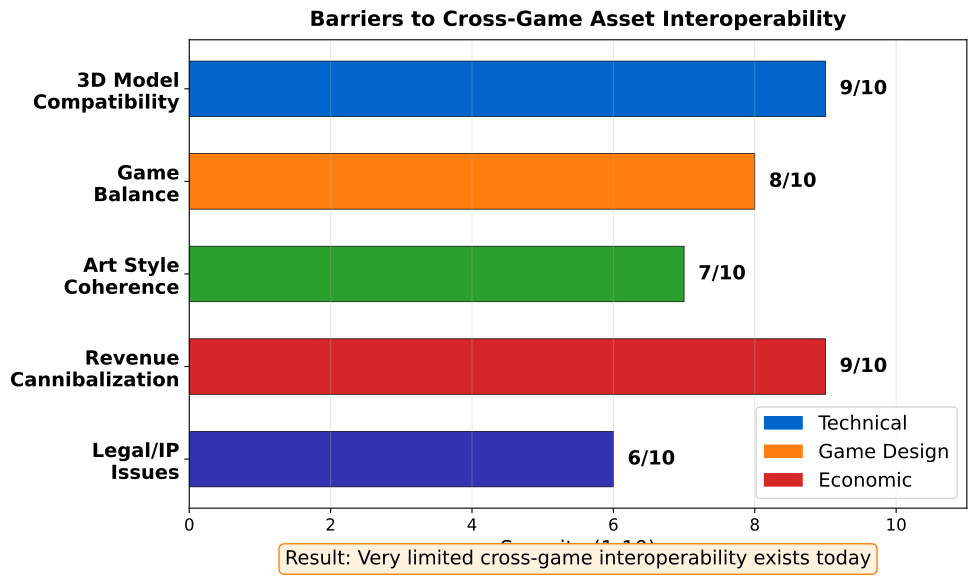

Write Python code to recreate this figure.
"""
Interoperability Barriers
Horizontal bar chart showing challenges to cross-game assets
"""

import matplotlib.pyplot as plt
import numpy as np
from pathlib import Path

CHART_METADATA = {
    'title': 'Interoperability Barriers',
    'url': 'https://github.com/Digital-AI-Finance/Blockchain_Crypto/tree/main/Module_C_NFTs_Digital_Assets/L26_Gaming_NFTs_Metaverse/charts/04_interoperability_barriers'
}

plt.rcParams.update({
    'font.size': 14,
    'axes.labelsize': 14,
    'axes.titlesize': 16,
    'xtick.labelsize': 12,
    'ytick.labelsize': 12,
    'legend.fontsize': 12,
    'figure.figsize': (10, 6),
    'figure.dpi': 150
})

MLPURPLE = '#3333B2'
MLBLUE = '#0066CC'
MLORANGE = '#FF7F0E'
MLGREEN = '#2CA02C'
MLRED = '#D62728'

fig, ax = plt.subplots(figsize=(10, 6))

# Barriers and their severity (1-10)
barriers = [
    ('3D Model\nCompatibility', 9, 'Technical'),
    ('Game\nBalance', 8, 'Game Design'),
    ('Art Style\nCoherence', 7, 'Aesthetic'),
    ('Revenue\nCannibalization', 9, 'Economic'),
    ('Legal/IP\nIssues', 6, 'Legal'),
]

labels = [b[0] for b in barriers]
severity = [b[1] for b in barriers]
categories = [b[2] for b in barriers]

# Color by category
color_map = {'Technical': MLBLUE, 'Game Design': MLORANGE,
             'Aesthetic': MLGREEN, 'Economic': MLRED, 'Legal': MLPURPLE}
colors = [color_map[c] for c in categories]

y_pos = np.arange(len(labels))

bars = ax.barh(y_pos, severity, color=colors, edgecolor='black', linewidth=0.5, height=0.6)

# Add value labels
for i, (bar, sev) in enumerate(zip(bars, severity)):
    ax.text(bar.get_width() + 0.2, bar.get_y() + bar.get_height()/2,
            f'{sev}/10', va='center', ha='left', fontsize=14, fontweight='bold')

ax.set_yticks(y_pos)
ax.set_yticklabels(labels, fontsize=14, fontweight='bold')
ax.set_xlabel('Severity (1-10)', fontsize=15)
ax.set_xlim(0, 11)
ax.grid(True, alpha=0.3, axis='x')

# Legend
from matplotlib.patches import Patch
legend_elements = [
    Patch(facecolor=MLBLUE, label='Technical'),
    Patch(facecolor=MLORANGE, label='Game Design'),
    Patch(facecolor=MLRED, label='Economic'),
]
ax.legend(handles=legend_elements, loc='lower right', fontsize=14)

# Note
ax.text(0.5, -0.12, 'Result: Very limited cross-game interoperability exists today',
        transform=ax.transAxes, ha='center', fontsize=14,
        bbox=dict(boxstyle='round,pad=0.3', facecolor='#FFF3E0', edgecolor=MLORANGE))

ax.set_title('Barriers to Cross-Game Asset Interoperability', fontweight='bold', fontsize=15, pad=10)
ax.invert_yaxis()
plt.tight_layout()

output_path = Path(__file__).parent / 'chart.pdf'
plt.savefig(output_path, bbox_inches='tight', dpi=300)
print(f"Chart saved to: {output_path.absolute()}")
plt.close()
